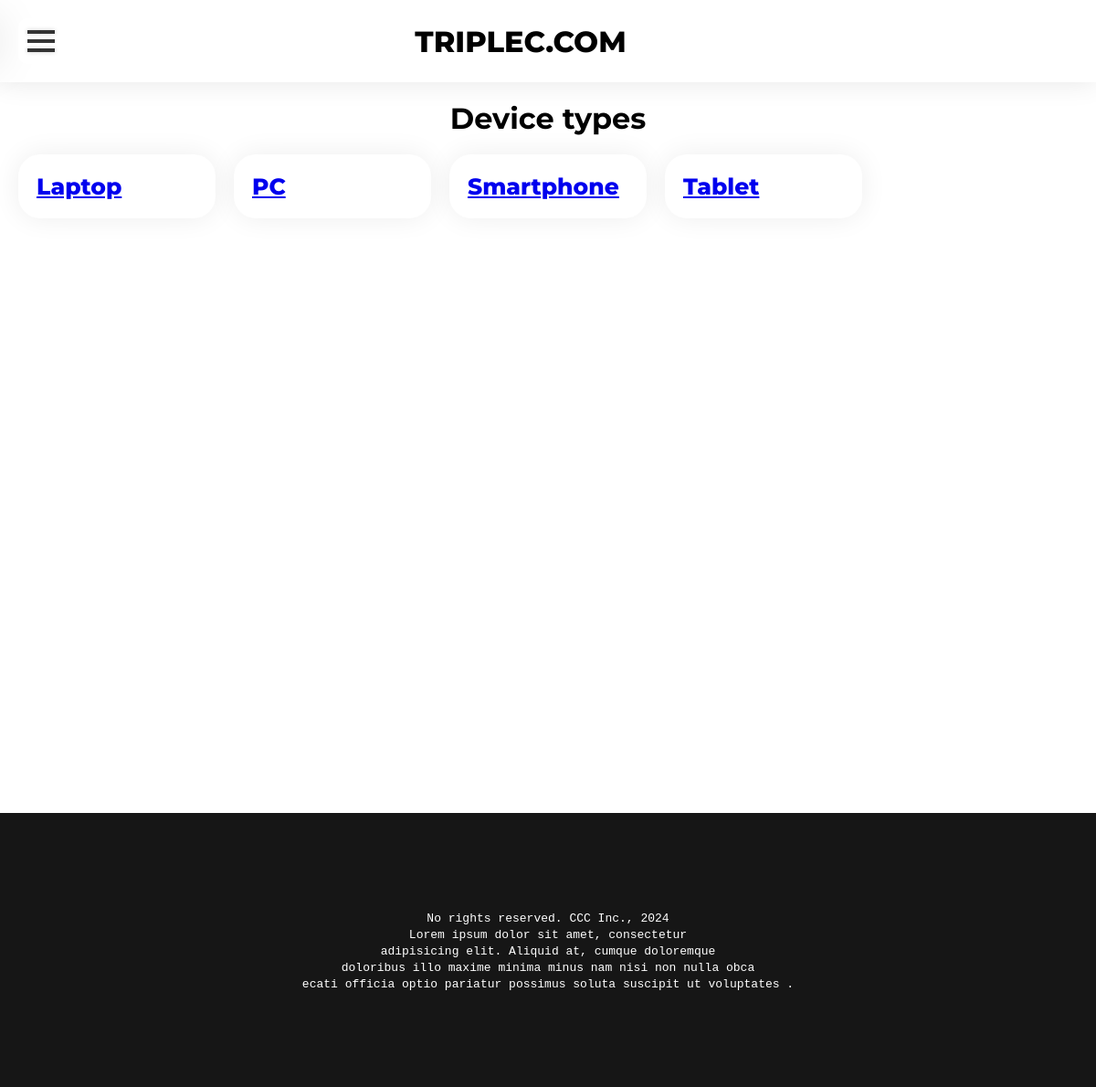
/services/2/2/, run on the app's committed database.
### service_app/models.py (models this page shows, shortened)
class DeviceType(models.Model):
    name = models.CharField("Device type name", max_length=100)
    description = models.CharField("Device type description", max_length=200)

### service_app/views.py (the view)
# urls.py: path('/<str:service_type_id>/<str:service_id>/', views.device_types),
def device_types(request, service_type_id, service_id):
    service = Service.objects.filter(id=service_id).first()
    device_type_list = list(service.device_types.all())
    return render(request, 'service_app/device_types.html', {'device_types': device_type_list})

### service_app/templates/service_app/device_types.html (shortened to what this page needs)
{% extends 'mainapp/layout.html' %}
{% block main_block %}
    <div class="heading_container">
        <h1 class="heading_1">Device types</h1>
    </div>
    <div class="service_wrapper_5">
        {% for device_type in device_types %}
            <div class="flat_container_padding">
                <a class="flat_container_heading_text" href="{{ device_type.id }}/">{{ device_type.name }}</a>
            </div>
        {% endfor %}
    </div>
{% endblock %}

### static/style.css (style rules this page uses)
* { margin: 0; padding: 0; box-sizing: border-box; }
body { margin: 0 !important; }
.flat_container_padding { border-radius: 24px; background-color: #ffffff; box-shadow: 0 0 30px rgba(0, 0, 0, .07); overflow: hidden; padding: 20px; }
.flat_container_heading_text { font-family: "Montserrat", sans-serif; font-weight: 800; font-size: 25px; }
*[class^="heading_container"] { width: 100%; text-align: center; padding-bottom: 20px; }
*[class^="heading"] { font-family: "Montserrat", sans-serif; font-kerning: normal; }
.service_wrapper_5 { display: grid; grid-template-columns: repeat(5, 1fr); grid-gap: 20px; }

### data on the page
DeviceType: name "Laptop"
DeviceType: name "PC"
DeviceType: name "Smartphone"
DeviceType: name "Tablet"
